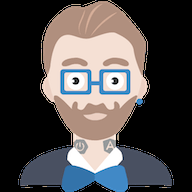
#> input picture src/main/resources/config/liquibase/fake-data/blob/hipster.png, 192 x 192 px
$ python image-analyzer.py ../../resources/config/liquibase/fake-data/blob/hipster.png   (older library calls are emulated)
#> lines starting #> are read from the running program, lines starting #| are printed output that depends on the picture; after the words box and inside, x2 and y2 are one past the last pixel; in counts of white or black regions, pixels touching at a corner belong together
import sys
import json
import cv2
import numpy as np

def load_local_image(path):
    try:
        image = cv2.imread(path)
#> image is the input picture: shape (192, 192, 3); mean B, G, R 76.6, 76.3, 79.7
        if image is None:
            raise ValueError("cv2.imread returned None — invalid or unreadable image file")
        return image
    except Exception as e:
        raise ValueError(f"Failed to load local image: {e}")

def detect_blur(image):
    gray = cv2.cvtColor(image, cv2.COLOR_BGR2GRAY)
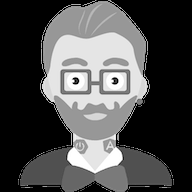
#> gray: shape (192, 192); min 0, max 255, mean 77.4
    laplacian_var = cv2.Laplacian(gray, cv2.CV_64F).var()
#> laplacian_var = 6875.8
    return laplacian_var < 100  # threshold for blur detection

def detect_glare(image):
    hsv = cv2.cvtColor(image, cv2.COLOR_BGR2HSV)
#> hsv: shape (192, 192, 3); mean H, S, V 19.3, 31.3, 89.1
    brightness = hsv[..., 2]
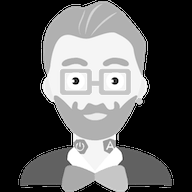
#> brightness: shape (192, 192); min 0, max 255, mean 89.1
    overexposed_pixels = np.sum(brightness > 240)
#> overexposed_pixels = 5223
    ratio = overexposed_pixels / (brightness.shape[0] * brightness.shape[1])
#> ratio = 0.142
    return ratio > 0.05  # more than 5% of pixels are too bright

def detect_rotation(image):
    gray = cv2.cvtColor(image, cv2.COLOR_BGR2GRAY)
    edges = cv2.Canny(gray, 50, 150)
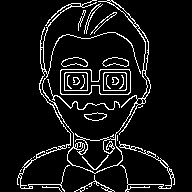
#> edges: shape (192, 192); 8.3% white in thin lines or dots, all inside (x1, y1, x2, y2) = (17, 0, 175, 192)
    lines = cv2.HoughLines(edges, 1, np.pi / 180, 150)
#> lines = None
    if lines is None:
        return False
    angles = []
    for rho, theta in lines[:, 0]:
        angle = np.degrees(theta)
        if angle < 90:
            angles.append(angle)
    if not angles:
        return False
    avg_angle = np.mean(angles)
    return abs(avg_angle - 0) > 5

def detect_cutoff_edges(image):
    gray = cv2.cvtColor(image, cv2.COLOR_BGR2GRAY)
    height, width = gray.shape
#> height = 192; width = 192
    top, bottom = gray[0:10, :], gray[-10:, :]
    left, right = gray[:, 0:10], gray[:, -10:]

    def is_edge_cut(part):
        return np.mean(part) < 20

    return any([
        is_edge_cut(top),
        is_edge_cut(bottom),
        is_edge_cut(left),
        is_edge_cut(right)
    ])

def analyze_image(image_path):
    image = load_local_image(image_path)
    issues = []

    if detect_blur(image):
        issues.append("Image is blurry")
    if detect_glare(image):
        issues.append("Glare detected")
    if detect_rotation(image):
        issues.append("Image may be rotated")
    if detect_cutoff_edges(image):
        issues.append("Some edges appear cut off")

    quality_score = 100 - len(issues) * 20
#> quality_score = 60
    quality_score = max(quality_score, 0)

    return {
        "qualityScore": quality_score,
        "issues": issues or ["None"]
    }

if __name__ == "__main__":
    if len(sys.argv) > 1:
        image_path = sys.argv[1]
        try:
            result = analyze_image(image_path)
#> result = {'qualityScore': 60, 'issues': ['Glare detected', 'Some edges appear cut off']}
            print(json.dumps(result))
#| {"qualityScore": 60, "issues": ["Glare detected", "Some edges appear cut off"]}
        except Exception as e:
            print(json.dumps({"error": str(e)}))
    else:
        print(json.dumps({"error": "No image path provided"}))
